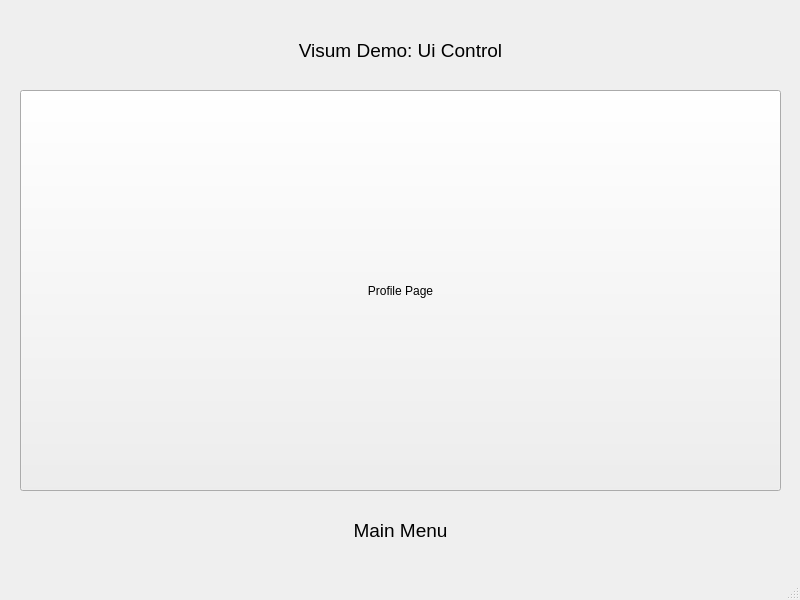
<?xml version="1.0" encoding="UTF-8"?>
<ui version="4.0">
 <class>MainWindow</class>
 <widget class="QMainWindow" name="MainWindow">
  <property name="geometry">
   <rect>
    <x>0</x>
    <y>0</y>
    <width>800</width>
    <height>600</height>
   </rect>
  </property>
  <property name="windowTitle">
   <string>MainWindow</string>
  </property>
  <widget class="QWidget" name="centralwidget">
   <widget class="QLabel" name="label">
    <property name="geometry">
     <rect>
      <x>10</x>
      <y>10</y>
      <width>781</width>
      <height>81</height>
     </rect>
    </property>
    <property name="text">
     <string>&lt;html&gt;&lt;head/&gt;&lt;body&gt;&lt;p align=&quot;center&quot;&gt;&lt;span style=&quot; font-size:14pt;&quot;&gt;Visum Demo: Ui Control&lt;/span&gt;&lt;/p&gt;&lt;/body&gt;&lt;/html&gt;</string>
    </property>
   </widget>
   <widget class="QLabel" name="label_2">
    <property name="geometry">
     <rect>
      <x>10</x>
      <y>490</y>
      <width>781</width>
      <height>81</height>
     </rect>
    </property>
    <property name="text">
     <string>&lt;html&gt;&lt;head/&gt;&lt;body&gt;&lt;p align=&quot;center&quot;&gt;&lt;span style=&quot; font-size:14pt;&quot;&gt;Main Menu&lt;/span&gt;&lt;/p&gt;&lt;/body&gt;&lt;/html&gt;</string>
    </property>
   </widget>
   <widget class="QPushButton" name="pushButton">
    <property name="geometry">
     <rect>
      <x>20</x>
      <y>90</y>
      <width>761</width>
      <height>401</height>
     </rect>
    </property>
    <property name="text">
     <string>Profile Page</string>
    </property>
   </widget>
  </widget>
  <widget class="QStatusBar" name="statusbar"/>
 </widget>
 <resources/>
 <connections/>
</ui>
